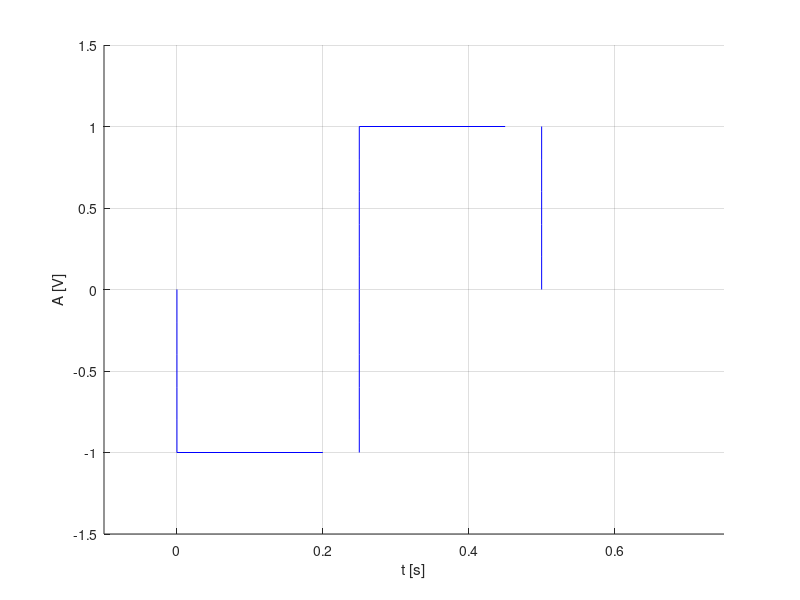

MATLAB code for this plot:
%Se va genera un semnal cu rezolutie temporara de 2ms pentru un semnal continuu de tipul:
% Semnal dreptunghiular multinivel, aleator
% Durata fiecarui nivel: 0,25 s.
% Nivelurile {-1, 1}

hold on
xlabel('t [s]'),ylabel('A [V]')
%a) nivelurile {-1, 1}
%Rezolutia temporara de 2ms



%y variaza de la 0 la -1
y=0:-0.2:-1;
x=y*0;
plot(x,y,'b')
%nivel -1
x = 0: 0.2: 1/4;
y = -1+0*x;
plot(x, y, 'b'),grid

%x=1/4;y variaza de la -1 la 1
y=-1:0.2:1;
x=y*0+1/4;
plot(x,y,'b')

%nivel 1
x = 1/4:0.2:1/2;
y=1+0*x;
plot(x,y,'b')

%x=1/2; y variaza de la 1 la -1
y=1:-0.2:0;
x=y*0+1/2;
plot(x,y,'b')

axis([-0.1 3/4 -1.5 1.5])





